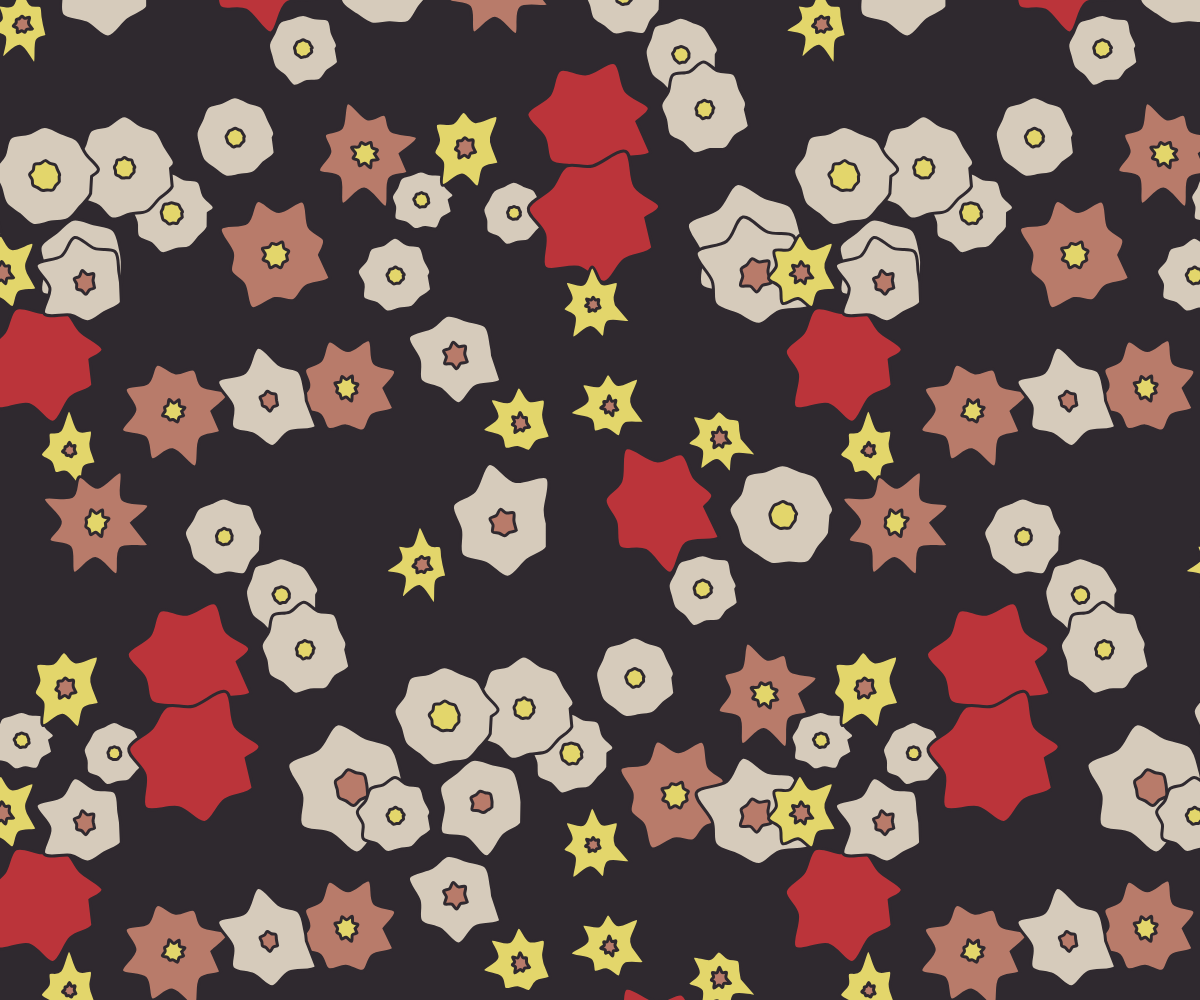
Frame 1 (no input)
Frame 2 (the mouse pressed at the canvas centre, redrawn once): identical to frame 1, image omitted

The p5.js sketch that drew this single still picture (run headless with seeded random() and noise() and a simulated clock; the mouse was pressed at the canvas centre and the sketch redrawn once):

// p5.js sketch
// ── sketch.js
// Created for the #WCCChallenge
let gPattern;

let gColorPalette = ['#d6cbbb', '#b87b6a', '#bb343a', '#e3d66b'];

let gFlowerColors = [];
let gBgColor = '#2f292f';

let gFlowerTypes = [];

function setup() {
  createCanvas(windowWidth, windowHeight);

  strokeWeight(3);
  stroke(gBgColor);
  noLoop();

  createPattern();
}

function draw() {
  background(gBgColor);

  gPattern.draw();
}

function createPattern() {
  createFlowers();
  const pW = random(0.4, 0.8) * width;
  const pH = random(0.4, 0.8) * height;
  gPattern = new Pattern(pW, pH);
}

function createFlowers() {
  gColorPalette = shuffle(gColorPalette);
  gFlowerColors = [
    [gColorPalette[0], gColorPalette[1]],
    [gColorPalette[1], gColorPalette[0]],
    [gColorPalette[2], gColorPalette[0]],
    [gColorPalette[2], gColorPalette[1]],
    [gColorPalette[3]],
  ];

  gFlowerTypes = [];
  for (let i = 0; i < gFlowerColors.length; i++) {
    gFlowerTypes.push(new FlowerType(gFlowerColors[i]));
  }
}

function mouseClicked() {
  createPattern();
  redraw();
}

class Pattern {
  constructor(w, h) {
    this.w = w;
    this.h = h;
    this.count = int(random(10, 20));
    const shortSide = min(w, h);
    this.unitSize = shortSide / sqrt(this.count);

    this.flowers = [];
    this.createFlowers();
  }

  createFlowers() {
    const buffer = 0;
    0.2 * this.unitSize;

    for (let i = 0; i < 3 * this.count; i++) {
      let flowerType = random(gFlowerTypes);
      let typeVar = flowerType.getRandomParameters();

      let radius = typeVar.flowerSize * this.unitSize;
      let flower;
      let overlapping = true;
      let count = 0;

      while (overlapping || count < 100) {
        count++;
        overlapping = false;
        let x = random(buffer, this.w - buffer);
        let y = random(buffer, this.h - buffer);
        flower = { x: x, y: y, r: radius };

        for (let j = 0; j < this.flowers.length; j++) {
          let other = this.flowers[j];
          let d = dist(flower.x, flower.y, other.x, other.y);
          if (d < 0.5 * (flower.r + other.r)) {
            overlapping = true;
            break;
          }
        }
      }
      this.flowers.push(new Flower(flower.x, flower.y, flower.r, typeVar));
    }
  }

  draw() {
    let xp = -0.5 * this.w;
    let yp = -0.5 * this.h;
    while (yp < height + this.h) {
      while (xp < width + this.w) {
        push();
        translate(xp, yp);
        this.flowers.forEach((flower) => {
          flower.draw();
        });
        pop();
        xp += this.w;
      }
      xp = 0;
      yp += this.h;
    }
  }
}

class Flower {
  constructor(x, y, rad, type) {
    this.x = x;
    this.y = y;
    this.r = rad;
    this.flowerLayers = [];

    const radScalars = [1, random(0.2, 0.3), random(0.05, 0.1)];
    let flowerColors = type.palette;
    for (let i = 0; i < flowerColors.length; i++) {
      this.flowerLayers.push(new FlowerBase(radScalars[i] * rad, flowerColors[i], type));
    }
  }

  draw() {
    push();
    translate(this.x, this.y);
    this.flowerLayers.forEach((flower) => {
      flower.draw();
    });
    pop();
  }
}

class FlowerBase {
  constructor(rad, col, type) {
    this.flowerPoints = [];
    this.color = col;
    let num = type.pointCount;
    let angleInc = TWO_PI / num;
    this.flowerRadius = rad;
    let minRad = type.petalDefinition; //random(0.3, 0.8);
    for (let i = 0; i < num; i++) {
      let angle = i * angleInc;
      let r = map(i % 2 === 0 ? 0 : random(0.1, 0.5), 0, 1, minRad * this.flowerRadius, this.flowerRadius);
      let x = r * cos(angle);
      let y = r * sin(angle);
      this.flowerPoints.push(createVector(x, y));
    }
  }
  draw() {
    fill(this.color);
    beginShape();
    this.flowerPoints.forEach((pt) => {
      curveVertex(pt.x, pt.y);
    });
    endShape(CLOSE);
  }
}

class FlowerType {
  constructor(palette) {
    this.palette = palette;
    this.count = this.init(12, 20);
    this.size = this.init(0.3, 0.6);
    this.petalDef = this.init(0.3, 0.8);
  }

  init(x, y) {
    let m = random(x, y);
    let variance = random(0.02, 0.1);
    return { min: m - variance, max: m + variance };
  }

  getRandomParameters() {
    const count = random(this.count.min, this.count.max);
    const size = random(this.size.min, this.size.max);
    const petals = random(this.petalDef.min, this.petalDef.max);
    return { pointCount: count, flowerSize: size, petalDefinition: petals, palette: this.palette };
  }
}
